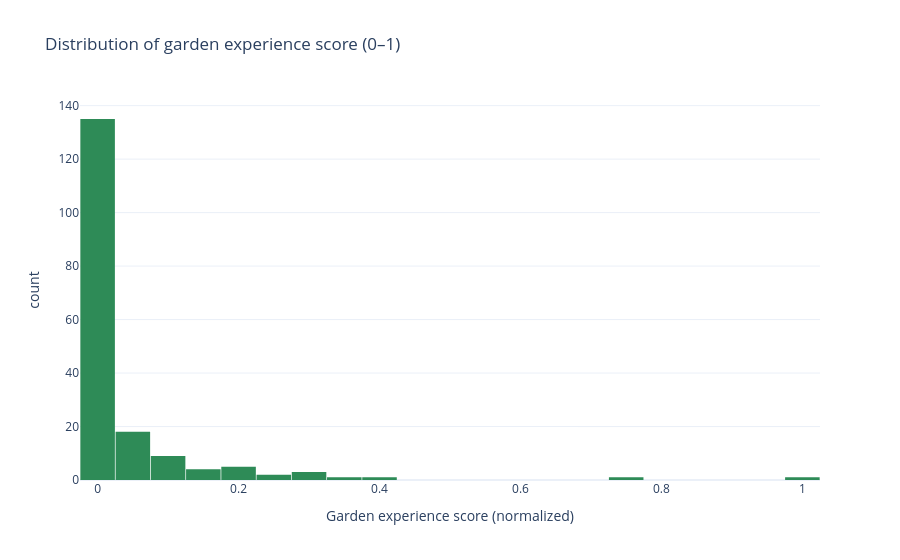

Here is the notebook cell this chart was saved with:
### Markdown cell above
## Experience distribution (score + bins)

### Code cell
fig_hist = px.histogram(df, x="garden_experience_score", nbins=30, title="Distribution of garden experience score (0–1)", labels={"garden_experience_score": "Garden experience score (normalized)"}, color_discrete_sequence=["seagreen"])
fig_hist.update_layout(bargap=0.02, showlegend=False)
fig_hist.show()

# Save
fig_hist.write_html(images_path / "experience_score_hist.html")
fig_hist.write_image(images_path / "experience_score_hist.png", width=800, height=500, scale=3)
print("Saved experience_score_hist.html and .png")

### Figure 1 — Plotly figure (JSON) as saved in the notebook; plotly's stock layout.template omitted (floating-point values rounded to 4 significant figures; data arrays with more than 128 entries replaced by an {"elided": "..."} marker saying what was removed)
{"data": [{"bingroup": "x", "hovertemplate": "Garden experience score (normalized)=%{x}<br>count=%{y}<extra></extra>", "legendgroup": "", "marker": {"color": "seagreen", "pattern": {"shape": ""}}, "name": "", "nbinsx": 30, "orientation": "v", "showlegend": false, "type": "histogram", "x": {"elided": "180 float values"}, "xaxis": "x", "yaxis": "y"}], "layout": {"bargap": 0.02, "barmode": "relative", "legend": {"tracegroupgap": 0}, "showlegend": false, "title": {"text": "Distribution of garden experience score (0–1)"}, "xaxis": {"anchor": "y", "domain": [0, 1], "title": {"text": "Garden experience score (normalized)"}}, "yaxis": {"anchor": "x", "domain": [0, 1], "title": {"text": "count"}}}}
